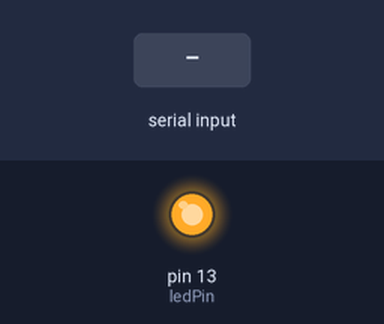
Bench run of a sketch on a simulated Arduino Uno, built with avr-gcc and run on an emulated ATmega328P. Parts: output pins drawn as LEDs (lit = HIGH). The inputs (shaded band) are chosen by the test bench.

Above: at 1.2 s.
1.3 s: "B" received over Serial
At 2.5 s:
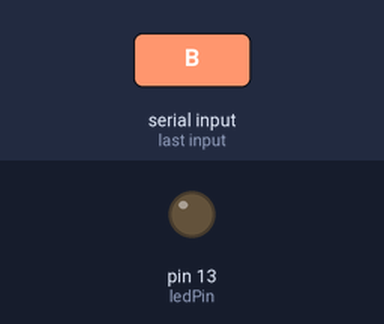
2.8 s: "A" received over Serial
At 3.9 s:
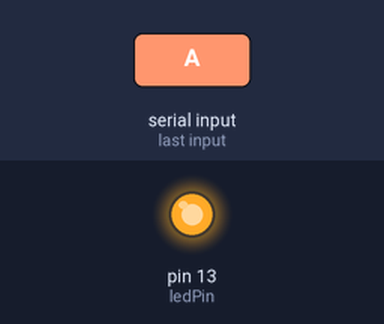
Timing chart, 0 to 5.8 s (numbered marks = the images above; inputs shaded):
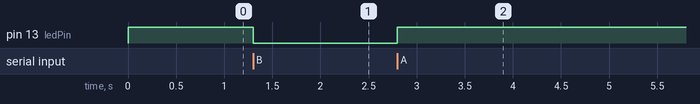

Measured:
- after the input at 1.3 s, pin 13 (ledPin): HIGH → LOW at once
- after the input at 2.8 s, pin 13 (ledPin): LOW → HIGH at once

The sketch:

sketch_jun20a.ino
```cpp
const int ledPin = 13;
char receivedChar;

void setup() {
  Serial.begin(9600);

  pinMode(ledPin, OUTPUT);
  digitalWrite(ledPin, HIGH); // LED on by default
}

void loop() {
  if (Serial.available() > 0) {
    receivedChar = Serial.read();
    if (receivedChar == 'A') {
      digitalWrite(ledPin, HIGH);   // LED off
            // Buzzer on
    } else if (receivedChar == 'B') {
              // Buzzer off
      digitalWrite(ledPin, LOW);  // LED on
    }
  }
}
```
